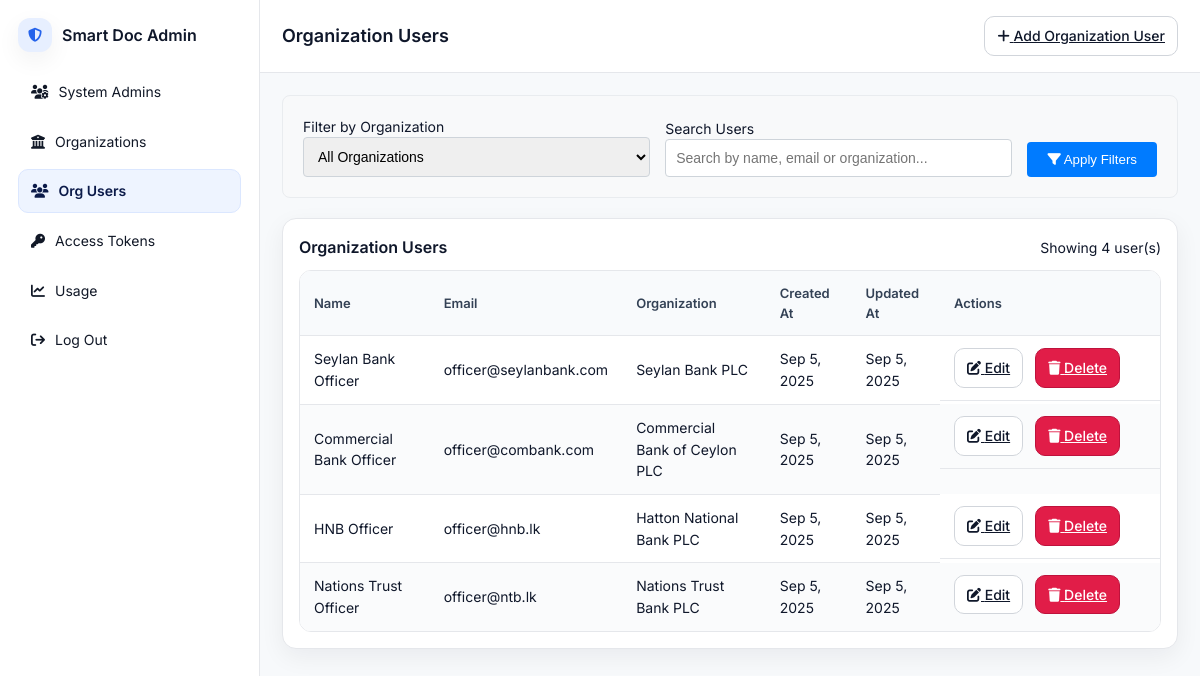
The app's page /manage_org_users.php (signed in) with its own data.
### tables this page shows
CREATE TABLE IF NOT EXISTS `organization_user` (
  `id` int NOT NULL AUTO_INCREMENT,
  `organization_id` int NOT NULL,
  `name` varchar(50) DEFAULT NULL,
  `email` varchar(50) DEFAULT NULL,
  `password` varchar(300) NOT NULL,
  `created_at` timestamp NOT NULL DEFAULT CURRENT_TIMESTAMP,
  `updated_at` timestamp NOT NULL DEFAULT CURRENT_TIMESTAMP ON UPDATE CURRENT_TIMESTAMP,
  PRIMARY KEY (`id`)
);

CREATE TABLE IF NOT EXISTS `organization` (
  `id` int NOT NULL AUTO_INCREMENT,
  `name` varchar(100) DEFAULT NULL,
  `address` varchar(200) DEFAULT NULL,
  `mobile` varchar(10) DEFAULT NULL,
  `status` int NOT NULL DEFAULT '0',
  `created_at` timestamp NOT NULL DEFAULT CURRENT_TIMESTAMP,
  `updated_at` timestamp NOT NULL DEFAULT CURRENT_TIMESTAMP ON UPDATE CURRENT_TIMESTAMP,
  PRIMARY KEY (`id`)
);

### db/db_connection.php (called while the page is built, shortened)
<?php
$connection_pool = [];
$pool_available = [];
function get_connection(): ?mysqli {
    global $connection_pool, $pool_available;
    foreach ($pool_available as $index => $available) {
        if ($available && $connection_pool[$index] !== null) {
            if ($connection_pool[$index]->ping()) {
                return $connection_pool[$index];
            }
        }
    }
}
function release_connection(mysqli $conn): void {
    global $connection_pool, $pool_available;
    foreach ($connection_pool as $index => $pool_conn) {
        if ($pool_conn === $conn) {
            return;
        }
    }
}
function execute_query(string $sql, array $params = []): array {
    $conn = get_connection();
    try {
        if (!empty($params)) {
            $stmt = $conn->prepare($sql);
            if (!$stmt) {
                throw new Exception("Prepare failed: " . $conn->error);
            }
            $types = str_repeat('s', count($params));
            $stmt->bind_param($types, ...$params);
            if (!$stmt->execute()) {
                throw new Exception("Execute failed: " . $stmt->error);
            }
            $result = $stmt->get_result();
            $stmt->close();
        } else {
            $result = $conn->query($sql);
        }
        $data = [];
        if ($result instanceof mysqli_result) {
            while ($row = $result->fetch_assoc()) {
                $data[] = $row;
            }
        }
        return $data;
    } finally {
        if (isset($conn)) {
            release_connection($conn);
        }
    }
}

### db/organization_user_controller.php (called while the page is built, shortened)
<?php
require_once 'db_connection.php';
class OrganizationUserController {
    public static function getAllOrganizationUsers(): array {
        $sql = "SELECT ou.*, o.name as organization_name
                FROM organization_user ou
                LEFT JOIN organization o ON ou.organization_id = o.id
                ORDER BY ou.created_at DESC";
        try {
            return execute_query($sql);
        } catch (Exception $e) {
            error_log("Get all organization users error: " . $e->getMessage());
            return [];
        }
    }
}

### manage_org_users.php (the view, shortened to what this page needs)
<?php
require_once 'db\organization_user_controller.php';
$organization_id = isset($_GET['organization_id']) ? (int)$_GET['organization_id'] : 0;
$search = $_GET['search'] ?? '';
if ($organization_id > 0) {
    $users = OrganizationUserController::getUsersByOrganization($organization_id);
} else {
    $users = OrganizationUserController::getAllOrganizationUsers();
}
?>
<!doctype html>
<html lang="en">
<head>
    <link href="https://cdnjs.cloudflare.com/ajax/libs/font-awesome/6.5.2/css/all.min.css" rel="stylesheet"/>
    <link rel="stylesheet" href="css/styles.css"/>
    <link rel="stylesheet" href="css/styles_manage_org_users.css"/>
</head>
<body>
<div class="layout">
    <aside class="sidebar">
        <div class="brand">
            <i class="fa-solid fa-shield-halved brand-icon" aria-hidden="true"></i>
            <span class="brand-text">Smart Doc Admin</span>
        </div>
        <nav class="menu">
            <a href="manage_admin.php"><i class="fa-solid fa-users-gear"></i><span>System Admins</span></a>
            <a href="manage_organization.php"><i class="fa-solid fa-building-columns"></i><span>Organizations</span></a>
            <a class="active" href="manage_org_users.php"><i class="fa-solid fa-users"></i><span>Org Users</span></a>
            <a href="manage_access_token.php"><i class="fa-solid fa-key"></i><span>Access Tokens</span></a>
            <a href="manage_usage.php"><i class="fa-solid fa-chart-line"></i><span>Usage</span></a>
            <a href="admin_logout.php"><i class="fa-solid fa-sign-out"></i><span>Log Out</span></a>
        </nav>
    </aside>
    <main class="content">
        <header class="topbar">
            <h1>Organization Users</h1>
            <a href="manage_org_users_add.php" class="btn">
                <i class="fa-solid fa-plus"></i> Add Organization User
            </a>
        </header>
        <section class="page">
            <div class="filter-section">
                <form method="GET" action="manage_org_users.php">
                    <div class="filter-grid">
                        <div>
                            <label>Filter by Organization</label>
                            <select name="organization_id" class="filter-select">
                                <option value="0">All Organizations</option>
                            </select>
                        </div>
                        <div>
                            <label>Search Users</label>
                            <input type="text" name="search" placeholder="Search by name, email or organization..."
                                   value="<?php echo htmlspecialchars($search); ?>" class="filter-input">
                        </div>
                        <div>
                            <button type="submit" class="filter-btn">
                                <i class="fa-solid fa-filter"></i> Apply Filters
                            </button>
                        </div>
                    </div>
                </form>
            </div>
            <div class="card">
                <div class="card-head">
                    <h2 class="card-title">Organization Users</h2>
                    <span class="card-subtitle">Showing <?php echo count($users); ?> user(s)</span>
                </div>
                <div class="table-wrap">
                    <table class="table">
                        <thead>
                        <tr>
                            <th>Name</th>
                            <th>Email</th>
                            <th>Organization</th>
                            <th>Created At</th>
                            <th>Updated At</th>
                            <th class="actions-col">Actions</th>
                        </tr>
                        </thead>
                        <tbody>
                        <?php if (empty($users)): ?>
                            <tr>
                                <td colspan="6" style="text-align: center; padding: 40px;">
                                    <i class="fa-solid fa-users-slash" style="font-size: 48px; color: #6c757d; margin-bottom: 15px;"></i>
                                    <h3>No users found</h3>
                                    <p>No organization users match your current filters.</p>
                                    <a href="manage_org_users.php" class="btn">
                                        <i class="fa-solid fa-times"></i> Clear Filters
                                    </a>
                                </td>
                            </tr>
                        <?php else: ?>
                            <?php foreach ($users as $user): ?>
                                <tr>
                                    <td><?php echo htmlspecialchars($user['name']); ?></td>
                                    <td><?php echo htmlspecialchars($user['email']); ?></td>
                                    <td>
                                        <span class="org-badge"><?php echo htmlspecialchars($user['organization_name'] ?? 'N/A'); ?></span>
                                    </td>
                                    <td><?php echo date('M j, Y', strtotime($user['created_at'])); ?></td>
                                    <td><?php echo date('M j, Y', strtotime($user['updated_at'])); ?></td>
                                    <td class="actions">
                                        <a href="manage_org_users_edit.php?id=<?php echo $user['id']; ?>" class="btn">
                                            <i class="fa-solid fa-edit"></i> Edit
                                        </a>
                                        <a href="manage_org_user_delete.php?id=<?php echo $user['id']; ?>"
                                           class="btn danger"
                                           onclick="return confirm('Are you sure you want to delete <?php echo htmlspecialchars(addslashes($user['name'])); ?>?')">
                                            <i class="fa-solid fa-trash"></i> Delete
                                        </a>
                                    </td>
                                </tr>
                            <?php endforeach; ?>
                        <?php endif; ?>
                        </tbody>
                    </table>
                </div>
            </div>
        </section>
    </main>
</div>
</body>
</html>

### css/styles.css (style rules this page uses)
:root { --bg:#f7f9fb; --panel:#ffffff; --muted:#6b7280; --text:#0f172a; --brand:#2563eb; --brand-weak:#e7efff; --danger:#e11d48; --border:#e5e7eb; --border-strong:#d1d5db; --table-row:#fafbfc; --radius:14px; --shadow:0 8px 24px rgba(15,23,42,0.06); }
* { box-sizing:border-box }
html,body { height:100% }
body { margin:0; background:var(--bg); color:var(--text); font:14px/1.55 "Inter", system-ui, -apple-system, Segoe UI, Roboto, Arial, sans-serif; }
.layout { display:flex;min-height:100vh }
.sidebar { width:260px; background:var(--panel); border-right:1px solid var(--border); padding:18px; position:sticky; top:0; height:100vh; }
.brand { display:flex;align-items:center;gap:10px;margin-bottom:18px }
.brand-icon { color:var(--brand); background:var(--brand-weak); border-radius:12px; padding:10px; box-shadow:var(--shadow); }
.brand-text { font-weight:600;font-size:16px }
.menu { display:flex;flex-direction:column;gap:6px;margin:8px 0 18px }
.menu a { display:flex;align-items:center;gap:10px; color:#111827;text-decoration:none; padding:10px 12px;border-radius:10px;border:1px solid transparent; }
.menu a.active { background:#eef4ff;border-color:#dbe7ff;color:#0b1a49; font-weight:600; }
.content { flex:1;display:flex;flex-direction:column }
.topbar { display: flex; align-items: center; justify-content: space-between; padding: 16px 22px; background: var(--panel); border-bottom: 1px solid var(--border); position: sticky; top: 0; z-index: 5; }
.topbar h1 { margin: 0; font-size: 18px; font-weight: 600; }
.page { padding:22px }
.card { background:var(--panel); border:1px solid var(--border); border-radius:var(--radius); box-shadow:var(--shadow); padding:16px; }
.card-head { display:flex;align-items:center;justify-content:space-between;margin-bottom:10px }
.card-title { margin:0;font-size:16px;font-weight:600 }
.table-wrap { overflow:auto;border-radius:12px;border:1px solid var(--border); }
.table { width:100%;border-collapse:collapse;background:#fff; }
.table th,.table td { padding:12px 14px;border-bottom:1px solid var(--border); text-align:left; vertical-align:middle; }
.table th { font-weight:600;color:#334155;font-size:13px;background:#f8fafc }
.table tbody tr:nth-child(even) { background:var(--table-row) }
.table tr:last-child td { border-bottom:none }
.actions-col { width:220px }
.btn { appearance:none;border:1px solid var(--border-strong); background:#fff;color:#0f172a;border-radius:10px; padding:8px 12px;cursor:pointer;font-weight:500; }
.btn.danger { color:#fff;background:var(--danger); border-color:#be123c; }
.actions { display: flex; gap: 12px; align-items: center; }

### css/styles_manage_org_users.css (style rules this page uses)
.filter-section { background: #f8f9fa; padding: 20px; border-radius: 8px; margin-bottom: 20px; border: 1px solid #e9ecef; }
.filter-grid { display: grid; grid-template-columns: 1fr 1fr auto; gap: 15px; align-items: end; }
.filter-select { width: 100%; padding: 10px; border: 1px solid #ced4da; border-radius: 4px; font-size: 14px; }
.filter-input { width: 100%; padding: 10px; border: 1px solid #ced4da; border-radius: 4px; font-size: 14px; }
.filter-btn { padding: 10px 20px; background: #007bff; color: white; border: none; border-radius: 4px; cursor: pointer; }

### records on screen
organization_user: name "Seylan Bank Officer", email "officer@seylanbank.com", organization.name "Seylan Bank PLC", created_at "Sep 5, 2025", updated_at "Sep 5, 2025"
organization_user: name "Commercial Bank Officer", email "officer@combank.com", organization.name "Commercial Bank of Ceylon PLC", created_at "Sep 5, 2025", updated_at "Sep 5, 2025"
organization_user: name "HNB Officer", email "officer@hnb.lk", organization.name "Hatton National Bank PLC", created_at "Sep 5, 2025", updated_at "Sep 5, 2025"
organization_user: name "Nations Trust Officer", email "officer@ntb.lk", organization.name "Nations Trust Bank PLC", created_at "Sep 5, 2025", updated_at "Sep 5, 2025"

### other values on screen
count($users) "4"
